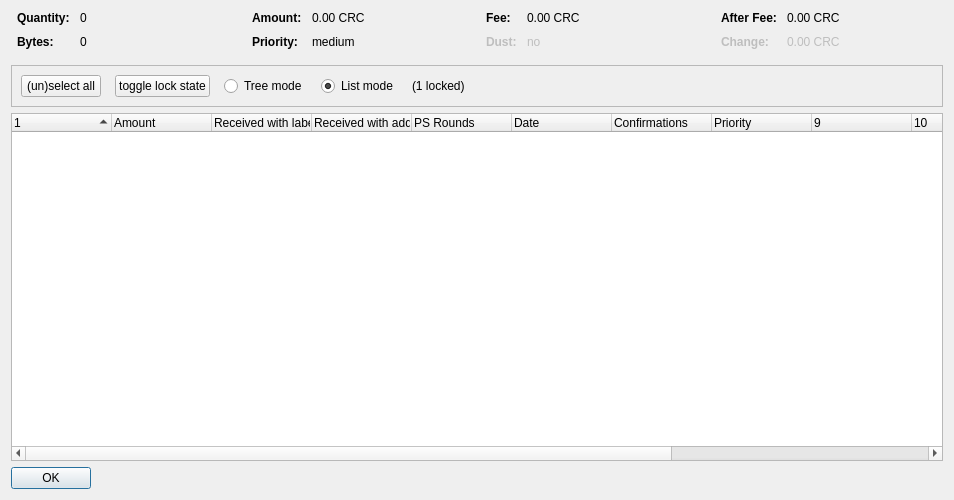
<?xml version="1.0" encoding="UTF-8"?>
<ui version="4.0">
 <class>CoinControlDialog</class>
 <widget class="QDialog" name="CoinControlDialog">
  <property name="geometry">
   <rect>
    <x>0</x>
    <y>0</y>
    <width>954</width>
    <height>500</height>
   </rect>
  </property>
  <property name="windowTitle">
   <string>Coin Selection</string>
  </property>
  <layout class="QVBoxLayout" name="verticalLayout">
   <item>
    <layout class="QHBoxLayout" name="horizontalLayoutTop" stretch="0,0,0,0">
     <property name="topMargin">
      <number>0</number>
     </property>
     <property name="bottomMargin">
      <number>10</number>
     </property>
     <item>
      <layout class="QFormLayout" name="formLayoutCoinControl1">
       <property name="horizontalSpacing">
        <number>10</number>
       </property>
       <property name="verticalSpacing">
        <number>10</number>
       </property>
       <property name="leftMargin">
        <number>6</number>
       </property>
       <property name="rightMargin">
        <number>6</number>
       </property>
       <item row="0" column="0">
        <widget class="QLabel" name="labelCoinControlQuantityText">
         <property name="font">
          <font>
           <weight>75</weight>
           <bold>true</bold>
          </font>
         </property>
         <property name="text">
          <string>Quantity:</string>
         </property>
        </widget>
       </item>
       <item row="0" column="1">
        <widget class="QLabel" name="labelCoinControlQuantity">
         <property name="cursor">
          <cursorShape>IBeamCursor</cursorShape>
         </property>
         <property name="contextMenuPolicy">
          <enum>Qt::ActionsContextMenu</enum>
         </property>
         <property name="text">
          <string notr="true">0</string>
         </property>
         <property name="textInteractionFlags">
          <set>Qt::LinksAccessibleByMouse|Qt::TextSelectableByKeyboard|Qt::TextSelectableByMouse</set>
         </property>
        </widget>
       </item>
       <item row="1" column="0">
        <widget class="QLabel" name="labelCoinControlBytesText">
         <property name="font">
          <font>
           <weight>75</weight>
           <bold>true</bold>
          </font>
         </property>
         <property name="text">
          <string>Bytes:</string>
         </property>
        </widget>
       </item>
       <item row="1" column="1">
        <widget class="QLabel" name="labelCoinControlBytes">
         <property name="cursor">
          <cursorShape>IBeamCursor</cursorShape>
         </property>
         <property name="contextMenuPolicy">
          <enum>Qt::ActionsContextMenu</enum>
         </property>
         <property name="text">
          <string notr="true">0</string>
         </property>
         <property name="textInteractionFlags">
          <set>Qt::LinksAccessibleByMouse|Qt::TextSelectableByKeyboard|Qt::TextSelectableByMouse</set>
         </property>
        </widget>
       </item>
      </layout>
     </item>
     <item>
      <layout class="QFormLayout" name="formLayoutCoinControl2">
       <property name="horizontalSpacing">
        <number>10</number>
       </property>
       <property name="verticalSpacing">
        <number>10</number>
       </property>
       <property name="leftMargin">
        <number>6</number>
       </property>
       <property name="rightMargin">
        <number>6</number>
       </property>
       <item row="0" column="0">
        <widget class="QLabel" name="labelCoinControlAmountText">
         <property name="font">
          <font>
           <weight>75</weight>
           <bold>true</bold>
          </font>
         </property>
         <property name="text">
          <string>Amount:</string>
         </property>
        </widget>
       </item>
       <item row="0" column="1">
        <widget class="QLabel" name="labelCoinControlAmount">
         <property name="cursor">
          <cursorShape>IBeamCursor</cursorShape>
         </property>
         <property name="contextMenuPolicy">
          <enum>Qt::ActionsContextMenu</enum>
         </property>
         <property name="text">
          <string notr="true">0.00 CRC</string>
         </property>
         <property name="textInteractionFlags">
          <set>Qt::LinksAccessibleByMouse|Qt::TextSelectableByKeyboard|Qt::TextSelectableByMouse</set>
         </property>
        </widget>
       </item>
       <item row="1" column="0">
        <widget class="QLabel" name="labelCoinControlPriorityText">
         <property name="font">
          <font>
           <weight>75</weight>
           <bold>true</bold>
          </font>
         </property>
         <property name="text">
          <string>Priority:</string>
         </property>
        </widget>
       </item>
       <item row="1" column="1">
        <widget class="QLabel" name="labelCoinControlPriority">
         <property name="cursor">
          <cursorShape>IBeamCursor</cursorShape>
         </property>
         <property name="contextMenuPolicy">
          <enum>Qt::ActionsContextMenu</enum>
         </property>
         <property name="text">
          <string>medium</string>
         </property>
         <property name="textInteractionFlags">
          <set>Qt::LinksAccessibleByMouse|Qt::TextSelectableByKeyboard|Qt::TextSelectableByMouse</set>
         </property>
        </widget>
       </item>
      </layout>
     </item>
     <item>
      <layout class="QFormLayout" name="formLayoutCoinControl3">
       <property name="horizontalSpacing">
        <number>10</number>
       </property>
       <property name="verticalSpacing">
        <number>10</number>
       </property>
       <property name="leftMargin">
        <number>6</number>
       </property>
       <property name="rightMargin">
        <number>6</number>
       </property>
       <item row="0" column="0">
        <widget class="QLabel" name="labelCoinControlFeeText">
         <property name="font">
          <font>
           <weight>75</weight>
           <bold>true</bold>
          </font>
         </property>
         <property name="text">
          <string>Fee:</string>
         </property>
        </widget>
       </item>
       <item row="0" column="1">
        <widget class="QLabel" name="labelCoinControlFee">
         <property name="cursor">
          <cursorShape>IBeamCursor</cursorShape>
         </property>
         <property name="contextMenuPolicy">
          <enum>Qt::ActionsContextMenu</enum>
         </property>
         <property name="text">
          <string notr="true">0.00 CRC</string>
         </property>
         <property name="textInteractionFlags">
          <set>Qt::LinksAccessibleByMouse|Qt::TextSelectableByKeyboard|Qt::TextSelectableByMouse</set>
         </property>
        </widget>
       </item>
       <item row="1" column="0">
        <widget class="QLabel" name="labelCoinControlLowOutputText">
         <property name="enabled">
          <bool>false</bool>
         </property>
         <property name="font">
          <font>
           <weight>75</weight>
           <bold>true</bold>
          </font>
         </property>
         <property name="text">
          <string>Dust:</string>
         </property>
        </widget>
       </item>
       <item row="1" column="1">
        <widget class="QLabel" name="labelCoinControlLowOutput">
         <property name="enabled">
          <bool>false</bool>
         </property>
         <property name="cursor">
          <cursorShape>IBeamCursor</cursorShape>
         </property>
         <property name="contextMenuPolicy">
          <enum>Qt::ActionsContextMenu</enum>
         </property>
         <property name="text">
          <string>no</string>
         </property>
         <property name="textInteractionFlags">
          <set>Qt::LinksAccessibleByMouse|Qt::TextSelectableByKeyboard|Qt::TextSelectableByMouse</set>
         </property>
        </widget>
       </item>
      </layout>
     </item>
     <item>
      <layout class="QFormLayout" name="formLayoutCoinControl4">
       <property name="horizontalSpacing">
        <number>10</number>
       </property>
       <property name="verticalSpacing">
        <number>10</number>
       </property>
       <property name="leftMargin">
        <number>6</number>
       </property>
       <property name="rightMargin">
        <number>6</number>
       </property>
       <item row="0" column="0">
        <widget class="QLabel" name="labelCoinControlAfterFeeText">
         <property name="font">
          <font>
           <weight>75</weight>
           <bold>true</bold>
          </font>
         </property>
         <property name="text">
          <string>After Fee:</string>
         </property>
        </widget>
       </item>
       <item row="0" column="1">
        <widget class="QLabel" name="labelCoinControlAfterFee">
         <property name="cursor">
          <cursorShape>IBeamCursor</cursorShape>
         </property>
         <property name="contextMenuPolicy">
          <enum>Qt::ActionsContextMenu</enum>
         </property>
         <property name="text">
          <string notr="true">0.00 CRC</string>
         </property>
         <property name="textInteractionFlags">
          <set>Qt::LinksAccessibleByMouse|Qt::TextSelectableByKeyboard|Qt::TextSelectableByMouse</set>
         </property>
        </widget>
       </item>
       <item row="1" column="0">
        <widget class="QLabel" name="labelCoinControlChangeText">
         <property name="enabled">
          <bool>false</bool>
         </property>
         <property name="font">
          <font>
           <weight>75</weight>
           <bold>true</bold>
          </font>
         </property>
         <property name="text">
          <string>Change:</string>
         </property>
        </widget>
       </item>
       <item row="1" column="1">
        <widget class="QLabel" name="labelCoinControlChange">
         <property name="enabled">
          <bool>false</bool>
         </property>
         <property name="cursor">
          <cursorShape>IBeamCursor</cursorShape>
         </property>
         <property name="contextMenuPolicy">
          <enum>Qt::ActionsContextMenu</enum>
         </property>
         <property name="text">
          <string notr="true">0.00 CRC</string>
         </property>
         <property name="textInteractionFlags">
          <set>Qt::LinksAccessibleByMouse|Qt::TextSelectableByKeyboard|Qt::TextSelectableByMouse</set>
         </property>
        </widget>
       </item>
      </layout>
     </item>
    </layout>
   </item>
   <item>
    <widget class="QFrame" name="frame">
     <property name="minimumSize">
      <size>
       <width>0</width>
       <height>40</height>
      </size>
     </property>
     <property name="frameShape">
      <enum>QFrame::StyledPanel</enum>
     </property>
     <property name="frameShadow">
      <enum>QFrame::Sunken</enum>
     </property>
     <layout class="QHBoxLayout" name="horizontalLayout">
      <item>
       <layout class="QHBoxLayout" name="horizontalLayoutPanel" stretch="0,0,0,0,0,0">
        <property name="spacing">
         <number>14</number>
        </property>
        <item>
         <widget class="QPushButton" name="pushButtonSelectAll">
          <property name="sizePolicy">
           <sizepolicy hsizetype="Maximum" vsizetype="Fixed">
            <horstretch>0</horstretch>
            <verstretch>0</verstretch>
           </sizepolicy>
          </property>
          <property name="text">
           <string>(un)select all</string>
          </property>
          <property name="autoDefault">
           <bool>false</bool>
          </property>
         </widget>
        </item>
        <item>
         <widget class="QPushButton" name="pushButtonToggleLock">
          <property name="sizePolicy">
           <sizepolicy hsizetype="Maximum" vsizetype="Fixed">
            <horstretch>0</horstretch>
            <verstretch>0</verstretch>
           </sizepolicy>
          </property>
          <property name="text">
           <string>toggle lock state</string>
          </property>
          <property name="autoDefault">
           <bool>false</bool>
          </property>
         </widget>
        </item>
        <item>
         <widget class="QRadioButton" name="radioTreeMode">
          <property name="sizePolicy">
           <sizepolicy hsizetype="Maximum" vsizetype="Fixed">
            <horstretch>0</horstretch>
            <verstretch>0</verstretch>
           </sizepolicy>
          </property>
          <property name="text">
           <string>Tree mode</string>
          </property>
         </widget>
        </item>
        <item>
         <widget class="QRadioButton" name="radioListMode">
          <property name="sizePolicy">
           <sizepolicy hsizetype="Maximum" vsizetype="Fixed">
            <horstretch>0</horstretch>
            <verstretch>0</verstretch>
           </sizepolicy>
          </property>
          <property name="text">
           <string>List mode</string>
          </property>
          <property name="checked">
           <bool>true</bool>
          </property>
         </widget>
        </item>
        <item>
         <widget class="QLabel" name="labelLocked">
          <property name="text">
           <string>(1 locked)</string>
          </property>
         </widget>
        </item>
        <item>
         <spacer name="horizontalSpacer">
          <property name="orientation">
           <enum>Qt::Horizontal</enum>
          </property>
          <property name="sizeHint" stdset="0">
           <size>
            <width>40</width>
            <height>20</height>
           </size>
          </property>
         </spacer>
        </item>
       </layout>
      </item>
     </layout>
    </widget>
   </item>
   <item>
    <widget class="CoinControlTreeWidget" name="treeWidget">
     <property name="contextMenuPolicy">
      <enum>Qt::CustomContextMenu</enum>
     </property>
     <property name="sortingEnabled">
      <bool>false</bool>
     </property>
     <property name="columnCount">
      <number>13</number>
     </property>
     <attribute name="headerShowSortIndicator" stdset="0">
      <bool>true</bool>
     </attribute>
     <attribute name="headerStretchLastSection">
      <bool>false</bool>
     </attribute>
     <column>
      <property name="text">
       <string/>
      </property>
     </column>
     <column>
      <property name="text">
       <string>Amount</string>
      </property>
     </column>
     <column>
      <property name="text">
       <string>Received with label</string>
      </property>
     </column>
     <column>
      <property name="text">
       <string>Received with address</string>
      </property>
     </column>
     <column>
      <property name="text">
       <string>PS Rounds</string>
      </property>
     </column>
     <column>
      <property name="text">
       <string>Date</string>
      </property>
     </column>
     <column>
      <property name="text">
       <string>Confirmations</string>
      </property>
      <property name="toolTip">
       <string>Confirmed</string>
      </property>
     </column>
     <column>
      <property name="text">
       <string>Priority</string>
      </property>
     </column>
     <column>
      <property name="text">
       <string/>
      </property>
     </column>
     <column>
      <property name="text">
       <string/>
      </property>
     </column>
     <column>
      <property name="text">
       <string/>
      </property>
     </column>
     <column>
      <property name="text">
       <string/>
      </property>
     </column>
     <column>
      <property name="text">
       <string/>
      </property>
     </column>
    </widget>
   </item>
   <item>
    <widget class="QDialogButtonBox" name="buttonBox">
     <property name="sizePolicy">
      <sizepolicy hsizetype="Maximum" vsizetype="Fixed">
       <horstretch>0</horstretch>
       <verstretch>0</verstretch>
      </sizepolicy>
     </property>
     <property name="orientation">
      <enum>Qt::Horizontal</enum>
     </property>
     <property name="standardButtons">
      <set>QDialogButtonBox::Ok</set>
     </property>
    </widget>
   </item>
  </layout>
 </widget>
 <customwidgets>
  <customwidget>
   <class>CoinControlTreeWidget</class>
   <extends>QTreeWidget</extends>
   <header>coincontroltreewidget.h</header>
  </customwidget>
 </customwidgets>
 <resources/>
 <connections/>
</ui>
